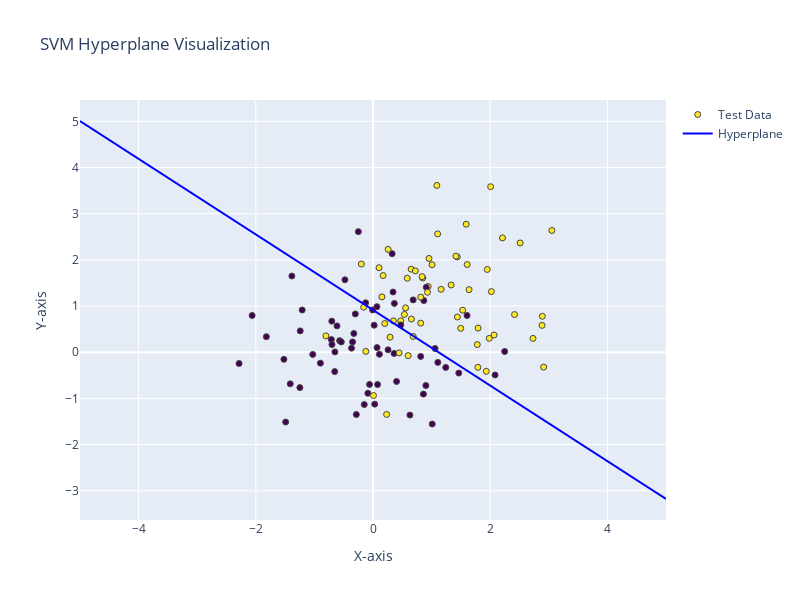

The cell this chart's notebook holds for it:
### Markdown cell above
Now it's time to fit our model on generated data and visualize result

### Code cell
import numpy as np
from sklearn.model_selection import train_test_split
import plotly.graph_objects as go

# Assuming the SVM class and its methods are defined elsewhere

# Generate data
X = np.random.randn(400, 2)
y = np.repeat([-1, 1], 200)
X[y == 1] += 1

# Split the data into training and testing sets
X_train, X_test, y_train, y_test = train_test_split(X, y, test_size=0.3, random_state=123)

# Train the SVM
svm = SVM()
svm.fit(X_train, y_train)
predictions = svm.predict(X_test)

# Calculate accuracy
accuracy = np.mean(predictions == y_test) * 100
print(f"Accuracy: {accuracy}")

# Prepare data for hyperplane visualization
x_range = np.linspace(-5, 5, 100)
y_range = (-svm.w[0] * x_range + svm.b) / svm.w[1]

# Create a Plotly figure
fig = go.Figure()

# Add scatter plot for test data
fig.add_trace(go.Scatter(x=X_test[:, 0], y=X_test[:, 1], mode='markers',
                         marker=dict(color=y_test, colorscale='Viridis', line=dict(width=1)),
                         name='Test Data'))

# Add line plot for the hyperplane
fig.add_trace(go.Scatter(x=x_range, y=y_range, mode='lines',
                         line=dict(color='blue'),
                         name='Hyperplane'))

# Update layout
fig.update_layout(title='SVM Hyperplane Visualization',
                  xaxis_title='Feature 1',
                  yaxis_title='Feature 2',
                  width=800, height=600)

# Display the plot
fig.show()
